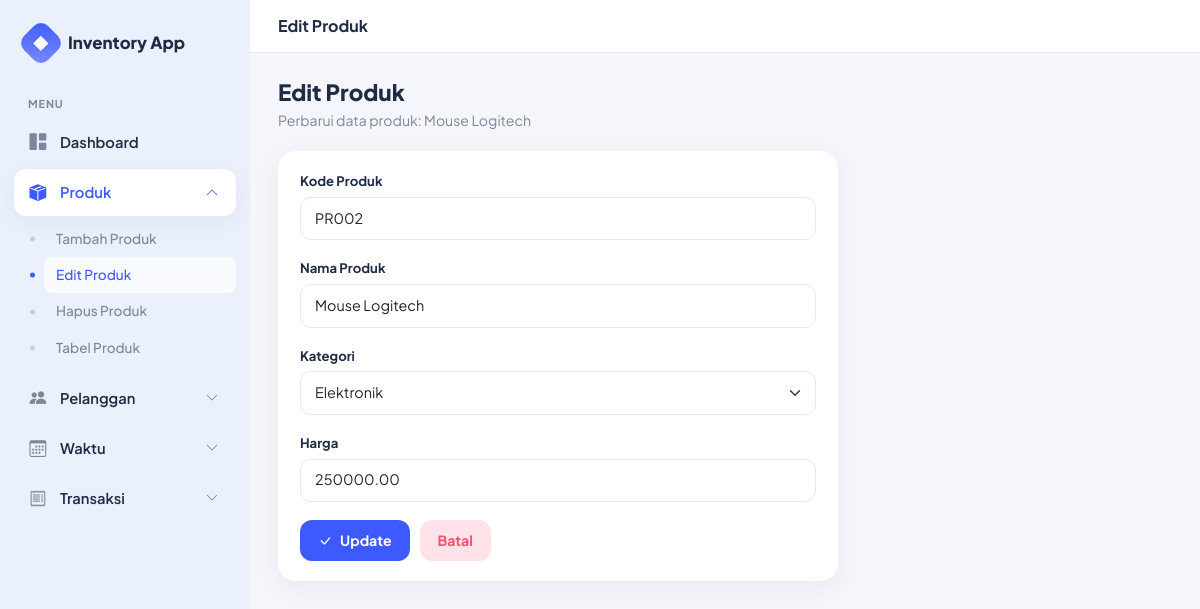
/produk/edit.php?id=2, run on the app's committed database.
### tables this page shows
CREATE TABLE `dim_produk` (
  `id_produk` int NOT NULL,
  `kode_produk` varchar(20) DEFAULT NULL,
  `nama_produk` varchar(100) DEFAULT NULL,
  `kategori` varchar(50) DEFAULT NULL,
  `harga` decimal(10,2) DEFAULT NULL
);

### produk/edit.php (the view, shortened to what this page needs)
<?php
include '../config/koneksi.php';
$id = isset($_GET['id']) ? (int)$_GET['id'] : 0;
$data = mysqli_fetch_assoc(
    mysqli_query($conn, "SELECT * FROM dim_produk WHERE id_produk='$id'")
);
$kategori_options = ['Elektronik','Pakaian','Makanan','Aksesoris'];
include '../includes/header.php';
?>
<div class="page-heading">
    <div>
        <h2>Edit Produk</h2>
        <p>Perbarui data produk: <?= htmlspecialchars($data['nama_produk']) ?></p>
    </div>
</div>
<div class="surface-card form-shell">
    <form method="POST">
        <div class="field">
            <label>Kode Produk</label>
            <input type="text" name="kode_produk" class="form-control" value="<?= htmlspecialchars($data['kode_produk']) ?>" required>
        </div>
        <div class="field">
            <label>Nama Produk</label>
            <input type="text" name="nama_produk" class="form-control" value="<?= htmlspecialchars($data['nama_produk']) ?>" required>
        </div>
        <div class="field">
            <label>Kategori</label>
            <select name="kategori" class="form-select">
                <?php foreach($kategori_options as $opt): ?>
                    <option value="<?= $opt ?>" <?= $data['kategori']===$opt?'selected':'' ?>><?= $opt ?></option>
                <?php endforeach; ?>
            </select>
        </div>
        <div class="field">
            <label>Harga</label>
            <input type="number" name="harga" class="form-control" min="0" value="<?= htmlspecialchars($data['harga']) ?>" required>
        </div>
        <div class="form-actions">
            <button type="submit" name="update" class="btn-app-primary">
                <i class="bi bi-check-lg"></i> Update
            </button>
            <a href="index.php" class="btn-app-cancel">Batal</a>
        </div>
    </form>
</div>
<?php include '../includes/footer.php'; ?>

### assets/css/style.css (style rules this page uses)
:root { --primary: #3D5AFE; --primary-dark: #2C3FD1; --primary-soft: #E8ECFF; --sidebar-bg: #EAF0FC; --sidebar-active: #FFFFFF; --bg-page: #F4F6FB; --text-dark: #1F2A44; --text-muted: #7C879B; --border-soft: #E3E8F2; --danger: #FF4D6D; --danger-soft: #FFE3E8; --success: #18B26B; --radius-lg: 18px; --radius-md: 12px; --shadow-soft: 0 6px 24px rgba(31, 42, 68, 0.06); }
* { box-sizing:border-box; }
body { font-family:'Plus Jakarta Sans','Inter',system-ui,-apple-system,sans-serif; background:var(--bg-page); color:var(--text-dark); margin:0; min-height:100vh; }
a { text-decoration:none; }
.page-heading { display:flex; align-items:flex-end; justify-content:space-between; flex-wrap:wrap; gap:12px; margin-bottom:20px; }
.page-heading h2 { font-size:1.4rem; font-weight:800; margin:0 0 4px; }
.page-heading p { margin:0; color:var(--text-muted); font-size:.88rem; }
.surface-card { background:#fff; border-radius:var(--radius-lg); box-shadow:var(--shadow-soft); padding:20px 22px; margin-bottom:22px; }
.btn-app-primary { background:var(--primary); border:none; color:#fff; padding:10px 18px; border-radius:12px; font-weight:700; font-size:.88rem; display:inline-flex; align-items:center; gap:8px; white-space:nowrap; }
.btn-app-cancel { background:var(--danger-soft); border:none; color:var(--danger); padding:10px 18px; border-radius:12px; font-weight:700; font-size:.88rem; }
.form-shell { max-width:560px; }
.form-shell label { font-weight:700; font-size:.82rem; color:var(--text-dark); margin-bottom:6px; display:block; }
.form-shell .form-control, .form-shell .form-select { border-radius:11px; border:1px solid var(--border-soft); padding:10px 14px; font-size:.9rem; }
.form-shell .field { margin-bottom:18px; }
.form-shell .form-actions { display:flex; gap:10px; margin-top:6px; }

### data on the page
dim_produk: nama_produk "Mouse Logitech", kode_produk "PR002", kategori "Elektronik", harga "250000.00"

### other printed values
$page_title "Edit Produk"
